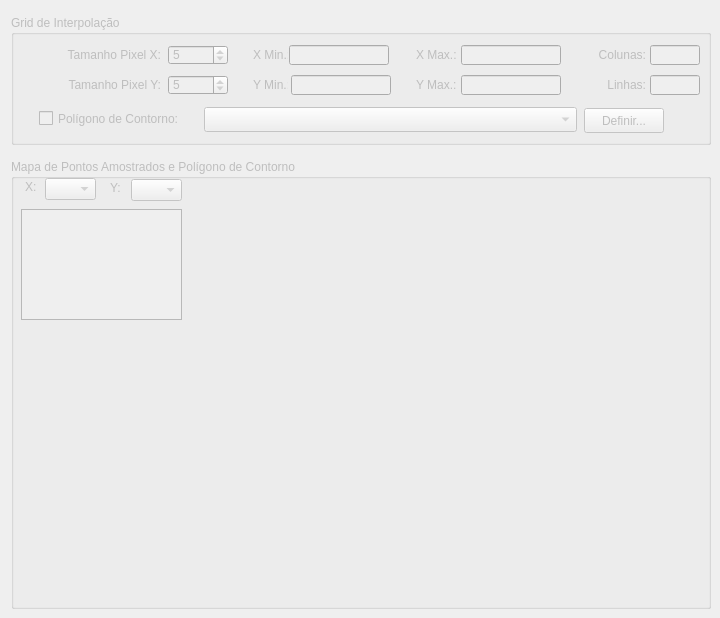
   <widget class="QWidget" name="tab_2">
    <attribute name="title">
     <string>Grid</string>
    </attribute>
    <widget class="QGroupBox" name="groupBox_Area_Contorno">
     <property name="enabled">
      <bool>false</bool>
     </property>
     <property name="geometry">
      <rect>
       <x>11</x>
       <y>159</y>
       <width>700</width>
       <height>450</height>
      </rect>
     </property>
     <property name="title">
      <string>Mapa de Pontos Amostrados e Polígono de Contorno</string>
     </property>
     <widget class="QLabel" name="label_pontos_limite">
      <property name="geometry">
       <rect>
        <x>60</x>
        <y>30</y>
        <width>580</width>
        <height>400</height>
       </rect>
      </property>
      <property name="text">
       <string/>
      </property>
      <property name="scaledContents">
       <bool>true</bool>
      </property>
     </widget>
     <widget class="QTableWidget" name="datatable_limite">
      <property name="enabled">
       <bool>false</bool>
      </property>
      <property name="geometry">
       <rect>
        <x>10</x>
        <y>50</y>
        <width>161</width>
        <height>111</height>
       </rect>
      </property>
     </widget>
     <widget class="QLabel" name="label_CordX_AreaCont">
      <property name="geometry">
       <rect>
        <x>14</x>
        <y>20</y>
        <width>20</width>
        <height>16</height>
       </rect>
      </property>
      <property name="text">
       <string>X:</string>
      </property>
     </widget>
     <widget class="QComboBox" name="comboBox_CordX_AreaCont">
      <property name="geometry">
       <rect>
        <x>34</x>
        <y>19</y>
        <width>51</width>
        <height>22</height>
       </rect>
      </property>
     </widget>
     <widget class="QLabel" name="label_CordY_AreaCont">
      <property name="geometry">
       <rect>
        <x>99</x>
        <y>21</y>
        <width>20</width>
        <height>15</height>
       </rect>
      </property>
      <property name="text">
       <string>Y:</string>
      </property>
     </widget>
     <widget class="QComboBox" name="comboBox_CordY_AreaCont">
      <property name="geometry">
       <rect>
        <x>120</x>
        <y>20</y>
        <width>51</width>
        <height>22</height>
       </rect>
      </property>
     </widget>
    </widget>
    <widget class="QGroupBox" name="groupBox_Interv_Interp">
     <property name="enabled">
      <bool>false</bool>
     </property>
     <property name="geometry">
      <rect>
       <x>11</x>
       <y>15</y>
       <width>700</width>
       <height>130</height>
      </rect>
     </property>
     <property name="title">
      <string>Grid de Interpolação</string>
     </property>
     <widget class="QLabel" name="label_9">
      <property name="geometry">
       <rect>
        <x>10</x>
        <y>30</y>
        <width>140</width>
        <height>20</height>
       </rect>
      </property>
      <property name="text">
       <string>Tamanho Pixel X:</string>
      </property>
      <property name="alignment">
       <set>Qt::AlignRight|Qt::AlignTrailing|Qt::AlignVCenter</set>
      </property>
     </widget>
     <widget class="QLabel" name="label_10">
      <property name="geometry">
       <rect>
        <x>10</x>
        <y>60</y>
        <width>140</width>
        <height>20</height>
       </rect>
      </property>
      <property name="text">
       <string>Tamanho Pixel Y:</string>
      </property>
      <property name="alignment">
       <set>Qt::AlignRight|Qt::AlignTrailing|Qt::AlignVCenter</set>
      </property>
     </widget>
     <widget class="QLabel" name="label_11">
      <property name="geometry">
       <rect>
        <x>565</x>
        <y>30</y>
        <width>70</width>
        <height>20</height>
       </rect>
      </property>
      <property name="text">
       <string>Colunas:</string>
      </property>
      <property name="alignment">
       <set>Qt::AlignRight|Qt::AlignTrailing|Qt::AlignVCenter</set>
      </property>
     </widget>
     <widget class="QLabel" name="label_12">
      <property name="geometry">
       <rect>
        <x>565</x>
        <y>60</y>
        <width>70</width>
        <height>20</height>
       </rect>
      </property>
      <property name="text">
       <string>Linhas:</string>
      </property>
      <property name="alignment">
       <set>Qt::AlignRight|Qt::AlignTrailing|Qt::AlignVCenter</set>
      </property>
     </widget>
     <widget class="QLineEdit" name="lineEdit_Num_Points_X">
      <property name="enabled">
       <bool>false</bool>
      </property>
      <property name="geometry">
       <rect>
        <x>639</x>
        <y>30</y>
        <width>50</width>
        <height>20</height>
       </rect>
      </property>
     </widget>
     <widget class="QLineEdit" name="lineEdit_Num_Points_Y">
      <property name="enabled">
       <bool>false</bool>
      </property>
      <property name="geometry">
       <rect>
        <x>639</x>
        <y>60</y>
        <width>50</width>
        <height>20</height>
       </rect>
      </property>
     </widget>
     <widget class="QLabel" name="label_16">
      <property name="geometry">
       <rect>
        <x>405</x>
        <y>60</y>
        <width>47</width>
        <height>20</height>
       </rect>
      </property>
      <property name="text">
       <string>Y Max.:</string>
      </property>
     </widget>
     <widget class="QLabel" name="label_15">
      <property name="geometry">
       <rect>
        <x>405</x>
        <y>30</y>
        <width>47</width>
        <height>20</height>
       </rect>
      </property>
      <property name="text">
       <string>X Max.:</string>
      </property>
     </widget>
     <widget class="QLabel" name="label_14">
      <property name="geometry">
       <rect>
        <x>242</x>
        <y>60</y>
        <width>35</width>
        <height>20</height>
       </rect>
      </property>
      <property name="text">
       <string>Y Min.:</string>
      </property>
     </widget>
     <widget class="QLabel" name="label_13">
      <property name="geometry">
       <rect>
        <x>242</x>
        <y>30</y>
        <width>35</width>
        <height>20</height>
       </rect>
      </property>
      <property name="text">
       <string>X Min.:</string>
      </property>
     </widget>
     <widget class="QSpinBox" name="SpinBox_Pixel_Size_X">
      <property name="geometry">
       <rect>
        <x>157</x>
        <y>30</y>
        <width>60</width>
        <height>20</height>
       </rect>
      </property>
      <property name="minimum">
       <number>1</number>
      </property>
      <property name="maximum">
       <number>1000</number>
      </property>
      <property name="singleStep">
       <number>1</number>
      </property>
      <property name="value">
       <number>5</number>
      </property>
     </widget>
     <widget class="QSpinBox" name="SpinBox_Pixel_Size_Y">
      <property name="geometry">
       <rect>
        <x>157</x>
        <y>60</y>
        <width>60</width>
        <height>20</height>
       </rect>
      </property>
      <property name="minimum">
       <number>1</number>
      </property>
      <property name="maximum">
       <number>1000</number>
      </property>
      <property name="value">
       <number>5</number>
      </property>
     </widget>
     <widget class="QgsMapLayerComboBox" name="mMapLayerComboBox_AreaCont">
      <property name="enabled">
       <bool>false</bool>
      </property>
      <property name="geometry">
       <rect>
        <x>193</x>
        <y>92</y>
        <width>373</width>
        <height>25</height>
       </rect>
      </property>
     </widget>
     <widget class="QCheckBox" name="checkBox_Area_Contorno">
      <property name="geometry">
       <rect>
        <x>28</x>
        <y>95</y>
        <width>161</width>
        <height>17</height>
       </rect>
      </property>
      <property name="text">
       <string>Polígono de Contorno:</string>
      </property>
      <property name="checked">
       <bool>false</bool>
      </property>
     </widget>
     <widget class="QPushButton" name="pushButton_Area_Contorno">
      <property name="enabled">
       <bool>false</bool>
      </property>
      <property name="geometry">
       <rect>
        <x>573</x>
        <y>93</y>
        <width>80</width>
        <height>25</height>
       </rect>
      </property>
      <property name="text">
       <string>Definir...</string>
      </property>
     </widget>
     <widget class="QLineEdit" name="lineEdit_XMin">
      <property name="enabled">
       <bool>false</bool>
      </property>
      <property name="geometry">
       <rect>
        <x>278</x>
        <y>30</y>
        <width>100</width>
        <height>20</height>
       </rect>
      </property>
     </widget>
     <widget class="QLineEdit" name="lineEdit_YMin">
      <property name="enabled">
       <bool>false</bool>
      </property>
      <property name="geometry">
       <rect>
        <x>280</x>
        <y>60</y>
        <width>100</width>
        <height>20</height>
       </rect>
      </property>
     </widget>
     <widget class="QLineEdit" name="lineEdit_XMax">
      <property name="enabled">
       <bool>false</bool>
      </property>
      <property name="geometry">
       <rect>
        <x>450</x>
        <y>30</y>
        <width>100</width>
        <height>20</height>
       </rect>
      </property>
     </widget>
     <widget class="QLineEdit" name="lineEdit_YMax">
      <property name="enabled">
       <bool>false</bool>
      </property>
      <property name="geometry">
       <rect>
        <x>450</x>
        <y>60</y>
        <width>100</width>
        <height>20</height>
       </rect>
      </property>
     </widget>
    </widget>
   </widget>
